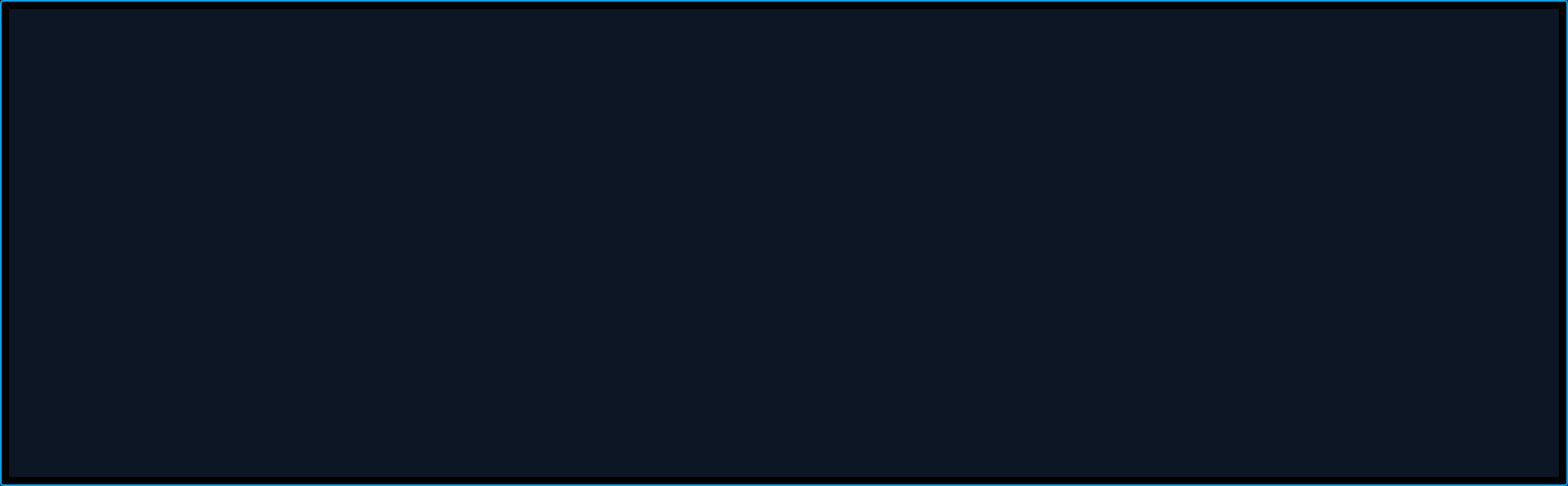
<?xml version="1.0" encoding="UTF-8"?>
<ui version="4.0">
 <class>VideoPanorama</class>
 <widget class="QWidget" name="VideoPanorama">
  <property name="geometry">
   <rect>
    <x>0</x>
    <y>0</y>
    <width>1898</width>
    <height>588</height>
   </rect>
  </property>
  <property name="windowTitle">
   <string>Form</string>
  </property>
  <property name="styleSheet">
   <string notr="true"> background-color: rgb(12, 22, 36);</string>
  </property>
  <layout class="QVBoxLayout" name="verticalLayout">
   <property name="leftMargin">
    <number>0</number>
   </property>
   <property name="topMargin">
    <number>0</number>
   </property>
   <property name="rightMargin">
    <number>0</number>
   </property>
   <property name="bottomMargin">
    <number>0</number>
   </property>
   <item>
    <widget class="QFrame" name="frameBorder">
     <property name="styleSheet">
      <string notr="true">QFrame#frameBorder {
    /* 2像素的青蓝色实线边框 */
    border: 2px solid rgb(0, 160, 230); 
    /* 纯黑背景，模拟视频未播放时的状态 */
    background-color: black; 
    /* 稍微圆角一点点 */
    border-radius: 4px;
}</string>
     </property>
     <property name="frameShape">
      <enum>QFrame::Shape::StyledPanel</enum>
     </property>
     <property name="frameShadow">
      <enum>QFrame::Shadow::Raised</enum>
     </property>
     <layout class="QVBoxLayout" name="verticalLayout_2">
      <item>
       <widget class="QStackedWidget" name="stackVideoMode">
        <widget class="QWidget" name="page">
         <widget class="QWidget" name="pagePanorama" native="true">
          <property name="geometry">
           <rect>
            <x>0</x>
            <y>0</y>
            <width>1872</width>
            <height>562</height>
           </rect>
          </property>
         </widget>
        </widget>
        <widget class="QWidget" name="page_2">
         <layout class="QVBoxLayout" name="verticalLayout_3">
          <item>
           <widget class="QWidget" name="pageMultiCam" native="true">
            <layout class="QHBoxLayout" name="horizontalLayout_3">
             <property name="spacing">
              <number>20</number>
             </property>
             <property name="leftMargin">
              <number>20</number>
             </property>
             <property name="topMargin">
              <number>20</number>
             </property>
             <property name="rightMargin">
              <number>20</number>
             </property>
             <property name="bottomMargin">
              <number>20</number>
             </property>
            </layout>
           </widget>
          </item>
         </layout>
        </widget>
       </widget>
      </item>
     </layout>
    </widget>
   </item>
  </layout>
 </widget>
 <resources/>
 <connections/>
</ui>
